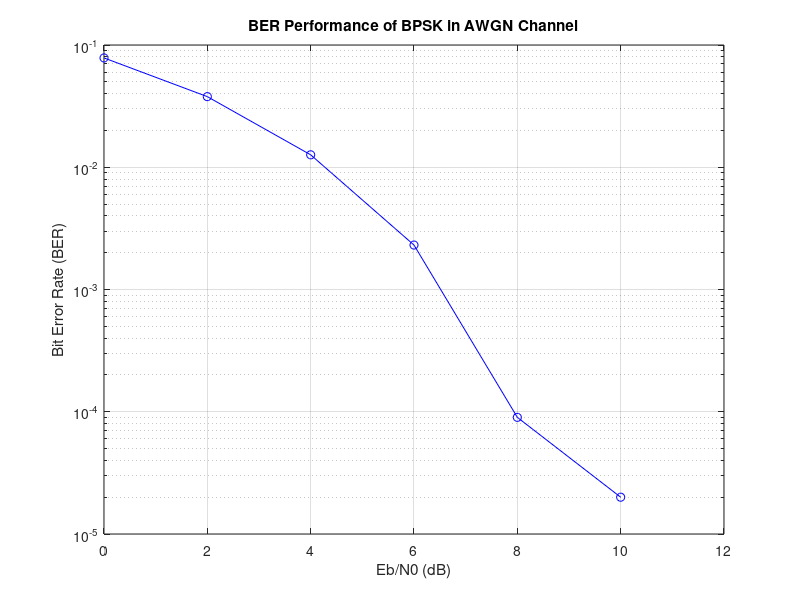

Write MATLAB code to recreate this figure.
% Parameters
N = 1e5; % Number of bits to transmit
Eb_N0_dB = 0:2:12; % Eb/N0 range in dB
M = 2; % Binary Modulation (BPSK, M = 2)

% Step 1: Generate Random Bit Stream
bitStream = randi([0 1], 1, N);

% Step 2: BPSK Modulation (Mapping: 0 -> -1, 1 -> 1)
txSymbols = 2*bitStream - 1;

% Pre-allocate space for BER results
BER = zeros(size(Eb_N0_dB));

% Step 3: Simulation Over Varying SNR Values
for i = 1:length(Eb_N0_dB)
    % Convert Eb/N0 from dB to linear
    Eb_N0_lin = 10^(Eb_N0_dB(i)/10);

    % Step 4: Calculate Noise Power (AWGN)
    noisePower = 1/(2*Eb_N0_lin);

    % Generate AWGN noise
    noise = sqrt(noisePower) * randn(1, N);

    % Step 5: Transmit Through Channel (Add Noise)
    rxSymbols = txSymbols + noise;

    % Step 6: Receiver Demodulation (BPSK Decision Rule)
    rxBits = rxSymbols > 0;

    % Step 7: Compute Bit Error Rate (BER)
    BER(i) = sum(bitStream ~= rxBits)/N;
end

% Step 8: Plot Results
figure;
semilogy(Eb_N0_dB, BER, 'bo-');
grid on;
xlabel('Eb/N0 (dB)');
ylabel('Bit Error Rate (BER)');
title('BER Performance of BPSK in AWGN Channel');
